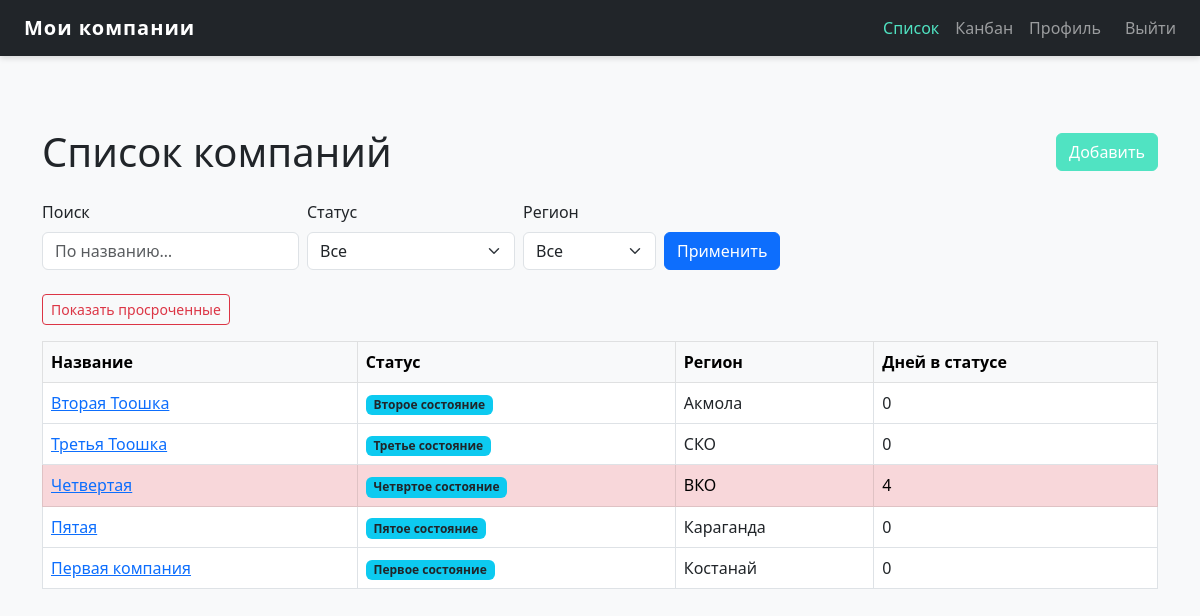
The app's page / (signed in) with its own data.
### main/models.py (models this page shows, shortened)
class Company(models.Model):
    name = models.CharField("Название компании", max_length=200)
    status = models.ForeignKey(
        Status,
        on_delete=models.SET_NULL,
        null=True, blank=True,
        related_name="+",
        verbose_name="Текущий статус"
    )
    position = models.IntegerField(
        "Позиция в колонке",
        default=0,
        help_text="Порядок внутри одного статуса на доске"
    )
    region = models.CharField(
        "Регион",
        max_length=3,
        choices=REGION_CHOICES,
        default="KST",
        help_text="Географический регион компании"
    )
    class Meta:
        ordering = ["position"]
        verbose_name = "Компания"
        verbose_name_plural = "Компании"

class Status(models.Model):
    name = models.CharField("Название статуса", max_length=50)
    order = models.PositiveIntegerField(
        "Порядок отображения",
        default=0,
        help_text="Чем меньше — тем левее на доске"
    )
    duration_days = models.PositiveIntegerField(
        "Рекомендуемое время (дней)",
        default=0,
        help_text="Рекомендованное количество дней в этом статусе"
    )
    class Meta:
        ordering = ["order"]
        verbose_name = "Статус"
        verbose_name_plural = "Статусы"

### main/views.py (the view)
# urls.py: path('', views.index, name='index'),
@login_required
def index(request):
    qs = Company.objects.all() if request.user.is_staff \
         else Company.objects.filter(region=request.user.profile.region)
    q      = request.GET.get('q', '').strip()
    st_id  = request.GET.get('status')
    region = request.GET.get('region')
    overdue = request.GET.get('overdue') == '1'
    if q:
        qs = qs.filter(name__icontains=q)
    if st_id:
        qs = qs.filter(status_id=st_id)
    if request.user.is_staff and region:
        qs = qs.filter(region=region)
    companies = []
    now = timezone.now()
    for c in qs.order_by('position'):
        last = c.history.first()
        c.days_in_status = (now - last.changed_at).days if last else None
        c.is_overdue = bool(
            last and c.status and c.status.duration_days
            and c.days_in_status is not None
            and c.days_in_status > c.status.duration_days
        )
        if overdue and not c.is_overdue:
            continue
        companies.append(c)
    return render(request, 'main/index.html', {
        'title':     'Список компаний',
        'companies': companies,
        'statuses':  Status.objects.order_by('order'),
        'regions':   REGION_CHOICES,
    })

### main/templates/main/index.html (shortened to what this page needs)
{% extends 'main/base.html' %}
{% block content %}
<div class="container py-5">
  <div class="d-flex justify-content-between align-items-center mb-4">
    <h1 class="mb-0">{{ title }}</h1>
    <a href="{% url 'main:add_company' %}" class="btn btn-success">Добавить</a>
  </div>
  <form method="get" class="row g-2 mb-4 align-items-end">
    <div class="col-auto">
      <label class="form-label" for="id_q">Поиск</label>
      <input type="text"
             id="id_q"
             name="q"
             value="{{ request.GET.q|default_if_none:'' }}"
             class="form-control"
             placeholder="По названию…">
    </div>
    <div class="col-auto">
      <label class="form-label" for="id_status">Статус</label>
      <select id="id_status" name="status" class="form-select">
        <option value="">Все</option>
      </select>
    </div>
    {% if user.is_staff %}
      <div class="col-auto">
        <label class="form-label" for="id_region">Регион</label>
        <select id="id_region" name="region" class="form-select">
          <option value="">Все</option>
        </select>
      </div>
    {% endif %}
    <div class="col-auto">
      <button type="submit" class="btn btn-primary">Применить</button>
    </div>
  </form>
  <div class="mb-3">
    {% if request.GET.overdue == '1' %}
      <a href="{% url 'main:index' %}" class="btn btn-sm btn-outline-primary">
        Показать все
      </a>
    {% else %}
      <a href="{% url 'main:index' %}?{% if request.GET.q %}q={{ request.GET.q }}&{% endif %}
                                      overdue=1"
         class="btn btn-sm btn-outline-danger">
        Показать просроченные
      </a>
    {% endif %}
  </div>
  <table class="table table-bordered table-hover align-middle">
    <thead class="table-light">
      <tr>
        <th>Название</th>
        <th>Статус</th>
        <th>Регион</th>
        <th>Дней в статусе</th>
      </tr>
    </thead>
    <tbody>
      {% for c in companies %}
        <tr {% if c.is_overdue %}class="table-danger"{% endif %}>
          <td>
            <a href="{% url 'main:company_detail' c.pk %}">{{ c.name }}</a>
          </td>
          <td>
            {% if c.status %}
              <span class="badge bg-info text-dark">{{ c.status.name }}</span>
            {% else %}
              <span class="text-muted">—</span>
            {% endif %}
          </td>
          <td>{{ c.get_region_display }}</td>
          <td>
            {% if c.days_in_status is not None %}
              {{ c.days_in_status }}
            {% else %}
              —
            {% endif %}
          </td>
        </tr>
      {% empty %}
        <tr>
          <td colspan="4" class="text-center text-muted">Компании не найдены</td>
        </tr>
      {% endfor %}
    </tbody>
  </table>
</div>
{% endblock %}

### main/templates/main/base.html (shortened to what this page needs)
{% load static %}
<!DOCTYPE html>
<html lang="ru">
<head>
  <link
    href="https://cdn.jsdelivr.net/npm/bootstrap@5.3.0/dist/css/bootstrap.min.css"
    rel="stylesheet"
  >
  <link rel="stylesheet" href="{% static 'main/css/custom.css' %}">
</head>
<body class="bg-light">
  <nav class="navbar navbar-expand-lg navbar-dark bg-dark mb-4">
    <div class="container-fluid">
      <a class="navbar-brand" href="{% url 'main:index' %}">Мои компании</a>
      <div class="collapse navbar-collapse" id="navTabs">
        <ul class="navbar-nav ms-auto align-items-center">
          <li class="nav-item">
            <a class="nav-link {% if request.resolver_match.url_name == 'index' %}active{% endif %}"
               href="{% url 'main:index' %}">Список</a>
          </li>
          <li class="nav-item">
            <a class="nav-link {% if request.resolver_match.url_name == 'board' %}active{% endif %}"
               href="{% url 'main:board' %}">Канбан</a>
          </li>
          <li class="nav-item">
            <a class="nav-link {% if request.resolver_match.url_name == 'profile' %}active{% endif %}"
               href="{% url 'main:profile' %}">Профиль</a>
          </li>
          {% if user.is_authenticated %}
            <li class="nav-item">
              <form method="post" action="{% url 'logout' %}" class="d-flex ms-3">
                <button type="submit" class="btn btn-link nav-link p-0">
                  Выйти
                </button>
              </form>
            </li>
          {% else %}
            <li class="nav-item">
              <a class="nav-link" href="{% url 'login' %}">Войти</a>
            </li>
          {% endif %}
        </ul>
      </div>
    </div>
  </nav>
  <div class="container-fluid">
    {% block content %}{% endblock %}
  </div>
</body>
</html>

### main/static/main/css/custom.css (style rules this page uses)
:root { --primary: #4a90e2; --secondary:#f5f7fa; --accent: #50e3c2; --text-dark:#333; }
.navbar { box-shadow: 0 2px 6px rgba(0,0,0,0.15); }
.navbar .navbar-brand { font-weight: bold; letter-spacing: 1px; }
.navbar .nav-link.active { color: var(--accent) !important; }
.btn-success { background-color: var(--accent); border-color: var(--accent); transition: background-color .2s; }
.container-fluid { padding-left: 1.5rem; padding-right: 1.5rem; }

### records on screen
Company: name "Вторая Тоошка", status.name "Второе состояние", region "Акмола", days_in_status "0"
Company: name "Третья Тоошка", status.name "Третье состояние", region "СКО", days_in_status "0"
Company: name "Четвертая", status.name "Четвртое состояние", region "ВКО", days_in_status "4"
Company: name "Пятая", status.name "Пятое состояние", region "Караганда", days_in_status "0"
Company: name "Первая компания", status.name "Первое состояние", region "Костанай", days_in_status "0"

### other values on screen
{{ title }} "Список компаний"
